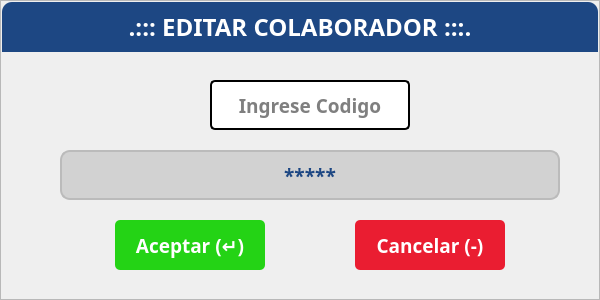
    <widget class="QFrame" name="frmAlertaEditarCodigoUsuario">
     <property name="geometry">
      <rect>
       <x>500</x>
       <y>300</y>
       <width>600</width>
       <height>300</height>
      </rect>
     </property>
     <property name="styleSheet">
      <string notr="true">#frmAlertaEditarCodigoUsuario{background-color: rgb(255, 255, 255);
color: rgb(0, 0, 0);
border:none;
border-radius: 10px;
border: 2px solid #D9D9D9;}</string>
     </property>
     <property name="frameShape">
      <enum>QFrame::StyledPanel</enum>
     </property>
     <property name="frameShadow">
      <enum>QFrame::Raised</enum>
     </property>
     <widget class="QLabel" name="lblTituloEditarColaborador">
      <property name="geometry">
       <rect>
        <x>2</x>
        <y>2</y>
        <width>596</width>
        <height>50</height>
       </rect>
      </property>
      <property name="font">
       <font>
        <family>Poppins</family>
        <pointsize>18</pointsize>
        <weight>75</weight>
        <bold>true</bold>
       </font>
      </property>
      <property name="styleSheet">
       <string notr="true">background-color: rgb(29, 71, 131);
color: rgb(255, 255, 255);
border-top-left-radius: 10px;
border-top-right-radius: 10px;</string>
      </property>
      <property name="text">
       <string>.::: EDITAR COLABORADOR :::.</string>
      </property>
      <property name="alignment">
       <set>Qt::AlignCenter</set>
      </property>
     </widget>
     <widget class="QLabel" name="lblNuevoCodigoColaborador">
      <property name="geometry">
       <rect>
        <x>60</x>
        <y>150</y>
        <width>500</width>
        <height>50</height>
       </rect>
      </property>
      <property name="font">
       <font>
        <family>Poppins</family>
        <pointsize>14</pointsize>
        <weight>75</weight>
        <bold>true</bold>
       </font>
      </property>
      <property name="styleSheet">
       <string notr="true">background-color: rgb(210, 210, 210);
color: #1D4783;
border-radius: 10px;
border: 2px solid #bbbbbb;</string>
      </property>
      <property name="text">
       <string>*****</string>
      </property>
      <property name="alignment">
       <set>Qt::AlignCenter</set>
      </property>
     </widget>
     <widget class="QPushButton" name="btnCancelarFrmEditarCodigoColaborador">
      <property name="geometry">
       <rect>
        <x>355</x>
        <y>220</y>
        <width>150</width>
        <height>50</height>
       </rect>
      </property>
      <property name="font">
       <font>
        <family>Poppins</family>
        <pointsize>14</pointsize>
        <weight>75</weight>
        <bold>true</bold>
       </font>
      </property>
      <property name="cursor">
       <cursorShape>PointingHandCursor</cursorShape>
      </property>
      <property name="styleSheet">
       <string notr="true">background-color: rgb(234, 29, 49);
color: rgb(255, 255, 255);
border:none;
border-radius: 5px;</string>
      </property>
      <property name="text">
       <string>Cancelar (-)</string>
      </property>
     </widget>
     <widget class="QPushButton" name="btnAceptarFrmEditarCodigoColaborador">
      <property name="geometry">
       <rect>
        <x>115</x>
        <y>220</y>
        <width>150</width>
        <height>50</height>
       </rect>
      </property>
      <property name="font">
       <font>
        <family>Poppins</family>
        <pointsize>14</pointsize>
        <weight>75</weight>
        <bold>true</bold>
       </font>
      </property>
      <property name="cursor">
       <cursorShape>PointingHandCursor</cursorShape>
      </property>
      <property name="styleSheet">
       <string notr="true">background-color: rgb(36, 211, 21);
color: rgb(255, 255, 255);
border:none;
border-radius: 5px;</string>
      </property>
      <property name="text">
       <string>Aceptar (↵)</string>
      </property>
      <property name="flat">
       <bool>false</bool>
      </property>
     </widget>
     <widget class="QLineEdit" name="txtIngresarNuevoCodigoColaborador">
      <property name="geometry">
       <rect>
        <x>210</x>
        <y>80</y>
        <width>200</width>
        <height>50</height>
       </rect>
      </property>
      <property name="font">
       <font>
        <family>Poppins</family>
        <pointsize>14</pointsize>
        <weight>75</weight>
        <bold>true</bold>
       </font>
      </property>
      <property name="styleSheet">
       <string notr="true">background-color: rgb(255, 255, 255);
color: rgb(0, 0, 0);
border-radius: 5px;
border: 2px solid #000;
padding: 5px</string>
      </property>
      <property name="text">
       <string/>
      </property>
      <property name="alignment">
       <set>Qt::AlignCenter</set>
      </property>
      <property name="placeholderText">
       <string>Ingrese Codigo</string>
      </property>
     </widget>
    </widget>
